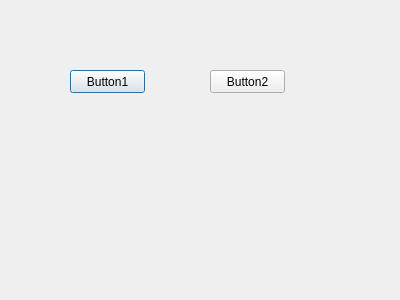
<?xml version="1.0" encoding="UTF-8"?>
<ui version="4.0">
 <class>Dialog</class>
 <widget class="QDialog" name="Dialog">
  <property name="geometry">
   <rect>
    <x>0</x>
    <y>0</y>
    <width>400</width>
    <height>300</height>
   </rect>
  </property>
  <property name="windowTitle">
   <string>Dialog</string>
  </property>
  <property name="toolTip">
   <string/>
  </property>
  <widget class="QPushButton" name="btn_1">
   <property name="geometry">
    <rect>
     <x>70</x>
     <y>70</y>
     <width>75</width>
     <height>23</height>
    </rect>
   </property>
   <property name="text">
    <string>Button1</string>
   </property>
  </widget>
  <widget class="QPushButton" name="btn_2">
   <property name="geometry">
    <rect>
     <x>210</x>
     <y>70</y>
     <width>75</width>
     <height>23</height>
    </rect>
   </property>
   <property name="text">
    <string>Button2</string>
   </property>
  </widget>
 </widget>
 <resources/>
 <connections/>
</ui>
